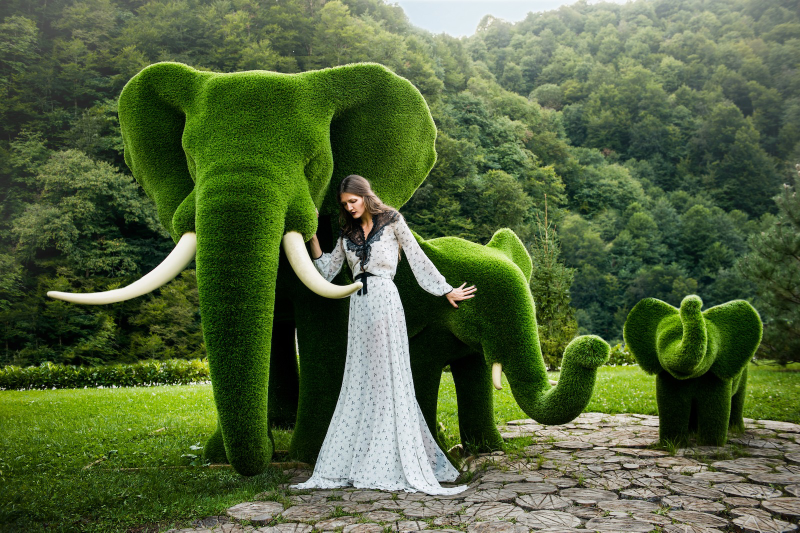
#> input picture lesson7/slon.png, 1600 x 1065 px, given in place of im1.jpeg, which was not available (shown at 1/2 size)
$ jupyter execute --allow-errors 8.NEIRO_HW7.ipynb   (shell and % lines are left out)   (older library calls are emulated)   (text cells are left out)
#> lines starting #> are read from the running program, lines starting #| are printed output that depends on the picture; after the words box and inside, x2 and y2 are one past the last pixel; in counts of white or black regions, pixels touching at a corner belong together; pictures that were not available may be replaced by others from this repository, and a replacement may not be noted
[cell 1]
#Импорт всего

# Currently %tensorflow_version 2.x installs beta1, which doesn't work here.
# %tensorflow_version can likely be used after 2.0rc0
#!pip install tf-nightly-gpu-2.0-preview
#!pip install tf-nightly-gpu-2.0-preview
from __future__ import absolute_import, division, print_function, unicode_literals

# For running inference on the TF-Hub module.
import tensorflow as tf

import tensorflow_hub as hub

# For downloading the image.
import matplotlib.pyplot as plt
import tempfile
from six.moves.urllib.request import urlopen
from six import BytesIO

# For drawing onto the image.
import numpy as np
from PIL import Image
from PIL import ImageColor
from PIL import ImageDraw
from PIL import ImageFont
from PIL import ImageOps

# For measuring the inference time.
import time

# Check available GPU devices.
print("The following GPU devices are available: %s" % tf.test.gpu_device_name())
#> (this line was passed over: tensorflow is not available in this run)

[cell 2]
from google.colab import files

[cell 3]
import cv2 as cv

[cell 4]
#files.upload()

[cell 5]
#Читаем картинку
im_path = '/content/00_000600.png'
im_path = 'im1.jpeg'
im = cv.imread(im_path)
#> im is the input picture: shape (1065, 1600, 3); mean B, G, R 62, 100.6, 83.3

# размеры изображения
newH = 200  #высота
newW = int(im.shape[1]*200/im.shape[0]) # ширина
#> newW = 300
#сжатая картинка
im = cv.resize(im, (newW, newH))
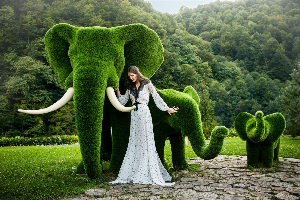
#> im: shape (200, 300, 3); mean B, G, R 61.8, 100.3, 83.1
#Выводим

plt.imshow(im)
plt.show()

[cell 6]
#Настройка модели
cv.setUseOptimized(True) #режим оптимизации
cv.setNumThreads(6)      #количество потоков

[cell 7]
# Объект Selective Search Segmentation
sss = cv.ximgproc.segmentation.createSelectiveSearchSegmentation()

# запускаем с картинкой
sss.setBaseImage(im)

# Выбираем точный метод
sss.switchToSelectiveSearchQuality()

# Делаем selective search segmentation
rects = sss.process()
#вернёт массив прямоугольников, гдевозможно что-то есть
print(rects.shape) #число найденых объектов

[cell 8]
#Построим области

num_Rects = 20 #число выводимых region proposals (прямоугольников)

#создаем копию исходной картинки
im_ = im.copy()

for i, rect in enumerate(rects):
  if (i < num_Rects): #пока не больше
    # x,y - координаты левого верхнего угла; w, h - ширина и высота области
    x, y, w, h = rect
    # рисуем рамку
    cv.rectangle(im_, (x, y), (x+w, y+h), (0, 255, 0), 1, cv.LINE_AA)
  else:
    break
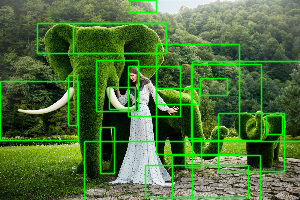
#> im_: shape (200, 300, 3); 16.33% of pixels changed, all inside (x1, y1, x2, y2) = (0, 0, 300, 200)

# Рисуем на экран
plt.figure(figsize=(16,5))
plt.imshow(im_)
plt.show()

[cell 9]
from google.colab import drive

drive.mount('/content/gdrive')

[cell 10]
root_path = './content/gdrive/MyDrive/нейросети Ноутбуки для вебинаров Корлякова/урок 7/' #change dir to your project folder

[cell 11]
#im_path = '/content/Мария Корлякова.jpg'
imf = cv.imread(im_path)

#https://github.com/Itseez/opencv/blob/master/data/haarcascades/haarcascade_frontalface_default.xml
face_cascade = cv.CascadeClassifier(root_path+'haarcascade_frontalface_default.xml')
#https://github.com/Itseez/opencv/blob/master/data/haarcascades/haarcascade_eye.xml
eye_cascade = cv.CascadeClassifier(root_path+'haarcascade_eye.xml')


gray = cv.cvtColor(imf, cv.COLOR_RGB2GRAY)
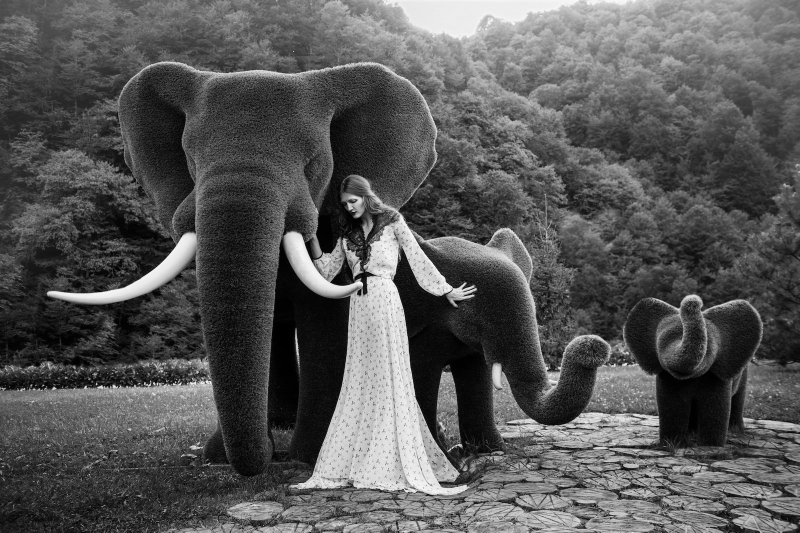
#> gray: shape (1065, 1600) (shown at 1/2 size); min 0, max 255, mean 87.1
#faces = face_cascade.detectMultiScale(gray, 1.3, 5)
faces = [(300,50,160,200),(300,550,160,200)]

for (x,y,w,h) in faces:
     cv.rectangle(imf,(x,y),(x+w,y+h),(255,0,0),2)
     roi_gray = gray[y:y+h, x:x+w]
     roi_color = imf[y:y+h, x:x+w]

     eyes = eye_cascade.detectMultiScale(roi_gray)
     for (ex,ey,ew,eh) in eyes:
         cv.rectangle(roi_color,(ex,ey),(ex+ew,ey+eh),(0,255,0),2)
#> this loop made 2 passes
#> pass 1, `roi_gray = gray[y:y+h, x:x+w]`:
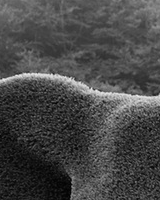
#> roi_gray: shape (200, 160); min 2, max 235, mean 71.8
#> pass 1, `roi_color = imf[y:y+h, x:x+w]`:
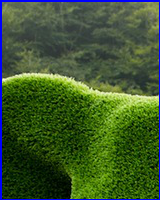
#> roi_color: shape (200, 160, 3); mean B, G, R 45, 87.5, 61.9
#> pass 2, `roi_gray = gray[y:y+h, x:x+w]`:
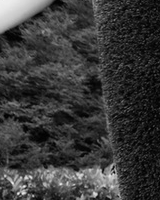
#> roi_gray: shape (200, 160); min 1, max 242, mean 57.2
#> pass 2, `roi_color = imf[y:y+h, x:x+w]`:
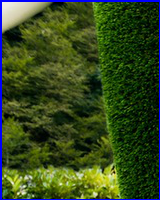
#> roi_color: shape (200, 160, 3); mean B, G, R 30.1, 72.1, 52.7
#> after the loop:
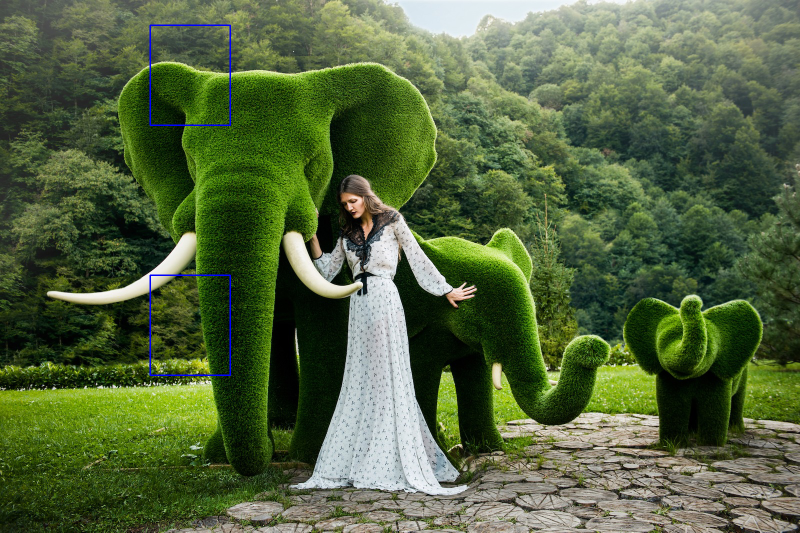
#> imf: shape (1065, 1600, 3) (shown at 1/2 size); 0.25% of pixels changed, all inside (x1, y1, x2, y2) = (299, 49, 462, 752)
plt.figure(figsize=(10,10))
plt.imshow(cv.cvtColor(imf,cv.COLOR_BGR2RGB))
plt.show()

[cell 12]
# выводит картинку
# [99 lines left out: functions display_image, download_and_resize_image, draw_bounding_box_on_image, draw_boxes, not called in this run]

[cell 13]
#  Найдем рамку
# max_boxes - максимальное число объектов для отображения, min_score=0.0 - минимакльная точность их детекции
# можно менять
# [22 lines left out: function get_bounding_box_on_image, not called in this run]

[cell 14]
#  Вернем рамки
# [11 lines left out: function get_boxes, not called in this run]

[cell 15]
module_handle = "https://tfhub.dev/google/faster_rcnn/openimages_v4/inception_resnet_v2/1" #@param ["https://tfhub.dev/google/openimages_v4/ssd/mobilenet_v2/1", "https://tfhub.dev/google/faster_rcnn/openimages_v4/inception_resnet_v2/1"]

#> (the rest of this cell did not finish here and is left out)

[cell 16]
# [4 lines left out: function load_img, not called in this run]

[cell 17]
# [16 lines left out: function run_detector, not called in this run]

[cell 18]
import os, fnmatch
root_path = './'
listOfFiles = os.listdir(root_path)
pattern = '*.png'
List_name=[]
for entry in listOfFiles:
    if fnmatch.fnmatch(entry, pattern):
            List_name.append(np.array(root_path+entry))
List_name[0]
